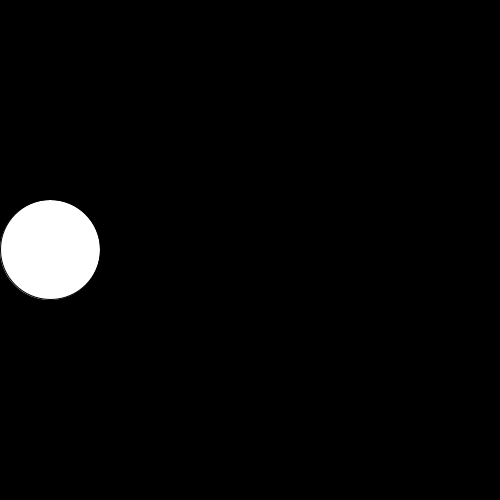
Frame 1 (no input)
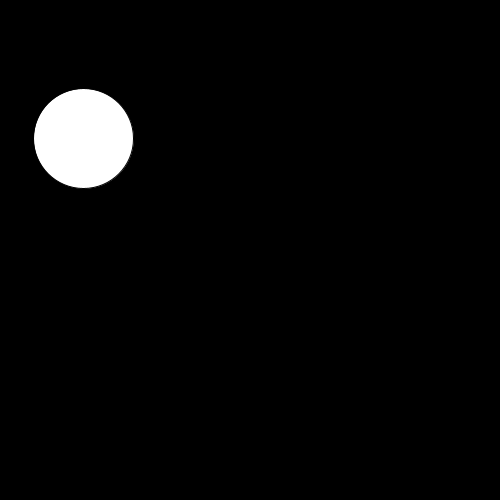
Frame 60 (the mouse pressed at the canvas centre just before this capture)
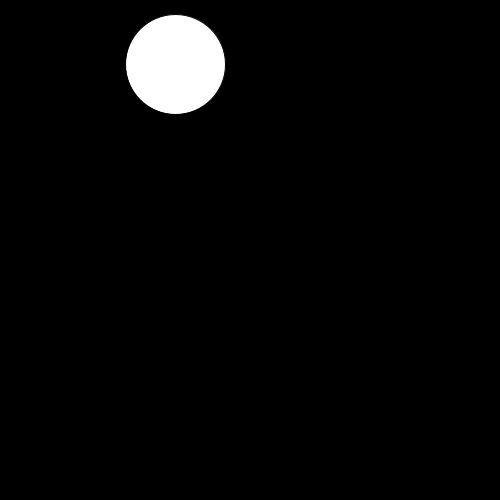
Frame 120 (the mouse held since frame 60 and released just before this capture)

The Processing sketch that drew these frames (run headless with seeded random() and noise(); from frame 60 on, the mouse is pressed at the canvas centre):

// Processing sketch: circular_motion
// ── circular_motion.pde
float xPos;
float yPos;
float inc;
void setup(){
  size(500,500); 
  xPos = width/2;
  yPos = height/2;
  inc = 0;
}
void draw(){
  background(0);
  circle(xPos + cos(PI + inc) * 200, yPos + sin(PI + inc) * 200, 100);
  inc += 0.01;
  //xPos += 0.1;  // spiral off to the right

  
}
